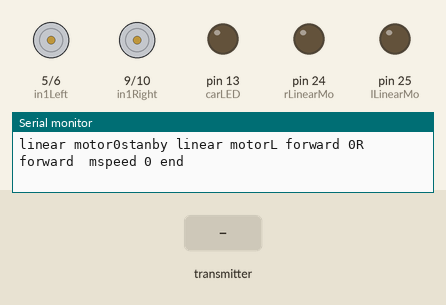
This sketch was run on a simulated Arduino Mega 2560, built with avr-gcc and run on an emulated ATmega2560. On the bench: motor-driver pin pairs drawn as motors (green arrow = first pin HIGH = forward, orange = second pin HIGH = backward, longer = more drive, scaled by the enable pin), output pins drawn as LEDs (lit = HIGH), the last lines printed to the serial monitor. The test bench sets the inputs (shaded band).

Above: at 1.4 s.
1.5 s: the transmitter starts sending readChannel.3 = 1000
At 2.7 s:
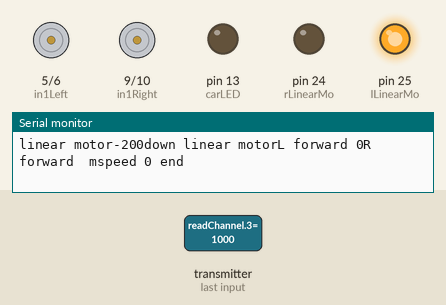
3.0 s: the transmitter starts sending readChannel.0 = 1000
At 4.3 s:
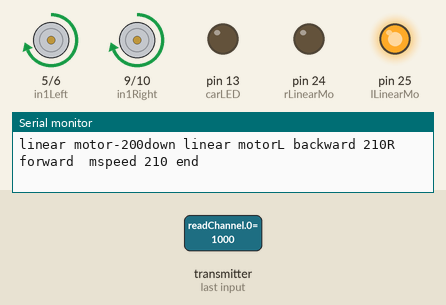
4.6 s: the transmitter starts sending readChannel.2 = 1000
At 5.8 s:
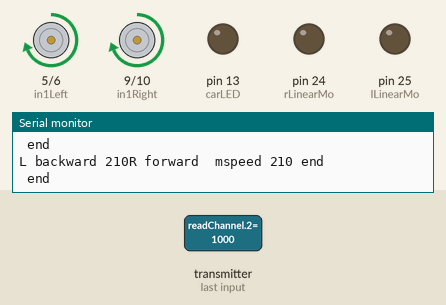
6.1 s: the transmitter starts sending readChannel.1 = 1000
At 6.8 s:
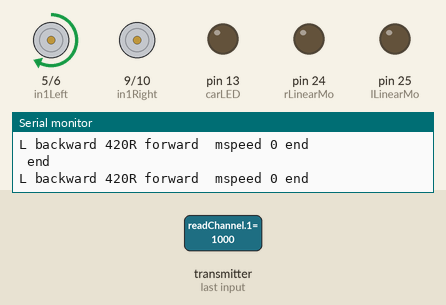
7.6 s: the transmitter starts sending readChannel.2 = 1500
At 8.5 s:
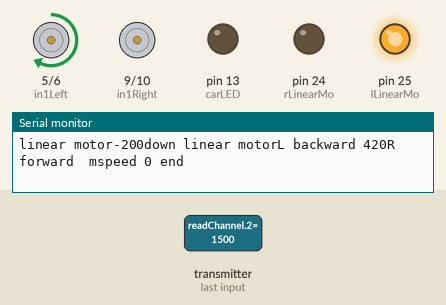
9.1 s: the transmitter starts sending readChannel.3 = 2000
At 9.9 s:
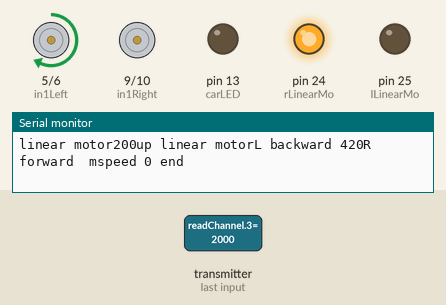
Timing chart, 0 to 11.6 s (numbered marks = the images above; inputs shaded):
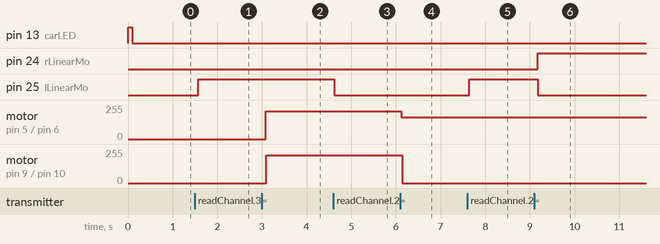

Measured:
- after the input at 1.5 s, pin 25 (lLinearMo): LOW → HIGH after 0.08 s
- after the input at 3.0 s, motor on pin 5 (in1Left) / pin 6 (in2Left): stopped → forward 210/255 after 0.08 s; motor on pin 9 (in1Right) / pin 10 (in2Right): stopped → forward 210/255 after 0.10 s
- after the input at 4.6 s, pin 25 (lLinearMo): HIGH → LOW at once
- after the input at 6.1 s, motor on pin 5 (in1Left) / pin 6 (in2Left): forward 210/255 → forward 164/255 at once; motor on pin 9 (in1Right) / pin 10 (in2Right): forward 210/255 → stopped at once
- after the input at 7.6 s, pin 25 (lLinearMo): LOW → HIGH at once
- after the input at 9.1 s, pin 24 (rLinearMo): LOW → HIGH after 0.08 s; pin 25 (lLinearMo): HIGH → LOW after 0.08 s

The sketch:

naka_t.ino
```cpp
// Include iBus Library
#include <IBusBM.h>

// Create iBus Object
IBusBM ibus;


// LED Connection
#define carLED 13

// Motor A Control Connections
#define pwmRight 8
#define in1Right 9
#define in2Right 10

// Motor B Control Connections
#define pwmLeft 4
#define in1Left 5
#define in2Left 6

#define rLinearMo 24
#define lLinearMo 25

// TB6612FNG Standby Pin
#define stby 6

#define INTERVAL_DIR_SPEED_CONTROL 50 //5วินาที
#define INTERVAL_MODE_CONTROL 5 //7วินาที
#define INTERVAL_MESSAGE3 11000 //11วินาที
#define INTERVAL_MESSAGE4 13000 //13วินาที

unsigned long time_dir_speed = 0;
unsigned long time_mode_control = 0;
unsigned long time_3 = 0;
unsigned long time_4 = 0;


// Channel Values

int rcLeft_Right = 0; // Left - Right
int rcFor_Rev = 0; // Forward - Reverse
int rcCH3 = 0; // Acceleration
int rcCH4 = 0;
int rcCH5 = 0; // Spin Control
bool rcCH6 = 0; // Mode Control

// Motor Speed Values - Start at zero
int MotorLeft = 0;
int MotorRight = 0;

// Motor Direction Values - 0 = backward, 1 = forward
int MotorDirA = 1;
int MotorDirB = 1;

int controllerMode = 0;


// Control Motor A
void mControlRightMoter(int mspeed) {
  /*
    if (dir > 100 ) {
      // Motor backward
      Serial.print("R STOP ");
      digitalWrite(in2Right, HIGH);
      digitalWrite(in1Right, HIGH);
      analogWrite(pwmRight, 255);
      return;
    }
    // Determine direction
    if (mspeed >= 0) {
      // Motor forward
      Serial.print("R forward ");
      digitalWrite(in2Right, LOW);
      digitalWrite(in1Right, HIGH);
    } else {
      // Motor backward
      Serial.print("R backward ");
      digitalWrite(in2Right, HIGH);
      digitalWrite(in1Right, LOW);
    }
    int speedcontrol =  abs(mspeed);
    if (speedcontrol < 20) {
      speedcontrol = 0;
    }
    // Control motor
    analogWrite(pwmRight, speedcontrol);
    Serial.print(" mspeed ");
    Serial.print(speedcontrol);
  */
  // Determine direction
  if (mspeed >= 0) {
    // Motor forward
    Serial.print("R forward ");
    digitalWrite(in2Right, LOW);
    digitalWrite(in1Right, HIGH);
  } else {
    // Motor backward
    Serial.print("R backward ");
    digitalWrite(in2Right, HIGH);
    digitalWrite(in1Right, LOW);
  }
  int speedcontrol =  abs(mspeed);
  if (speedcontrol < 20) {
    speedcontrol = 0;
  }
  // Control motor
  analogWrite(pwmRight, speedcontrol);
  Serial.print(" mspeed ");
  Serial.print(speedcontrol);
}

// Control Motor Left
void mControlLeftMotor(int mspeed) {
  /* if (dir < -100 ) {
     // Motor backward
     Serial.print("L Stop ");

     digitalWrite(in1Left, HIGH);
     digitalWrite(in2Left, HIGH);
     analogWrite(pwmRight, 255);
     return;
    }

    // Determine direction
    if (mspeed >= -50) {
     // Motor forward
     digitalWrite(in1Left, LOW);
     digitalWrite(in2Left, HIGH);
     Serial.print("L forward ");
     // Serial.print(rcCH2);
    } else {
     // Motor backward
     Serial.print("L backward ");
     digitalWrite(in1Left, HIGH);
     digitalWrite(in2Left, LOW);
    }

    int speedcontrol =  abs(mspeed);
    if (speedcontrol < 20) {
     speedcontrol = 0;
    }
    // Control motor
    analogWrite(pwmLeft, speedcontrol);
    Serial.print(speedcontrol);
  */
  // Determine direction
  if (mspeed >= 0) {
    // Motor forward
    digitalWrite(in1Left, LOW);
    digitalWrite(in2Left, HIGH);
    Serial.print("L forward ");
    // Serial.print(rcCH2);
  } else {
    // Motor backward
    Serial.print("L backward ");
    digitalWrite(in1Left, HIGH);
    digitalWrite(in2Left, LOW);
  }

  int speedcontrol =  abs(mspeed);
  if (speedcontrol < 20) {
    speedcontrol = 0;
  }
  // Control motor
  analogWrite(pwmLeft, speedcontrol);
  Serial.print(speedcontrol);

}


int getControllerMode(int chMode) {
  if (chMode < 70 && chMode > -70) {
    /// Contrcoller LinearMotor
    return 1;
  } else if (chMode < -70) {
    return 2;
  }

  return 0;
}


int readChannel(byte channelInput, int minLimit, int maxLimit, int defaultValue) {
  uint16_t ch = ibus.readChannel(channelInput);
  if (ch < 100) return defaultValue;
  return map(ch, 1000, 2000, minLimit, maxLimit);
}

// Read the channel and return a boolean value
bool readSwitch(byte channelInput, bool defaultValue) {
  int intDefaultValue = (defaultValue) ? 100 : 0;
  int ch = readChannel(channelInput, 0, 100, intDefaultValue);
  return (ch > 50);
}

int controllerMotorBrake(int chMode, int rlDirection) {
  if (chMode != 2) {
    return 0;
  }

  if (rlDirection < 20) {
    return 0;
  }

  Serial.print("controllerMotorBrake motor  speed ");
  digitalWrite(in2Right, HIGH);
  digitalWrite(in1Right, HIGH);
  digitalWrite(in1Left, HIGH);
  digitalWrite(in2Left, HIGH);
  analogWrite(pwmLeft, rlDirection);
  analogWrite(pwmRight, rlDirection);
  Serial.print(rlDirection);
  return 1;


}

void controllerLinerMotorMode(int chMode, int rlDirection) {
  // mode 1
  if (chMode != 1) {
    digitalWrite(rLinearMo, LOW);
    digitalWrite(lLinearMo, LOW);
    return;
  }

  Serial.print("linear motor");
  Serial.print(rlDirection);

  if (rlDirection < 100 && rlDirection > -100) {
    digitalWrite(rLinearMo, LOW);
    digitalWrite(lLinearMo, LOW);
    Serial.print("stanby linear motor");
    return;

  }

  if (rlDirection > 100) {
    digitalWrite(rLinearMo, HIGH);
    digitalWrite(lLinearMo, LOW);
    Serial.print("up linear motor");
    return;

  }
  if (rlDirection < -100) {
    digitalWrite(rLinearMo, LOW);
    digitalWrite(lLinearMo, HIGH);
    Serial.print("down linear motor");
    return;

  }


}


void setup()
{

  // Start serial monitor for debugging
  Serial.begin(9600);

  // Attach iBus object to serial port
  ibus.begin(Serial1);

  // Set all the motor control pins to outputs

  pinMode(pwmRight, OUTPUT);
  pinMode(pwmLeft, OUTPUT);
  pinMode(in1Right, OUTPUT);
  pinMode(in2Right, OUTPUT);
  pinMode(in1Left, OUTPUT);
  pinMode(in2Left, OUTPUT);
  pinMode(stby, OUTPUT);

  pinMode(rLinearMo, OUTPUT);
  pinMode(lLinearMo, OUTPUT);


  // Set LED pin as output
  pinMode(carLED, OUTPUT);

  // Keep motors on standby for two seconds & flash LED
  digitalWrite(stby, LOW);
  digitalWrite(carLED, HIGH);
  delay (100);
  digitalWrite(carLED, LOW);
  delay (100);
  digitalWrite(stby, HIGH);

}


void loop() {

  if (millis() - time_mode_control > INTERVAL_MODE_CONTROL) {
    time_mode_control = millis() ;
    rcCH3 = readChannel(2, -200, 200, 0);
    rcCH4 = readChannel(3, -200, 200, 0);


    int controlMode = getControllerMode(rcCH3);
    controllerLinerMotorMode(controlMode, rcCH4);
    int statusUpdate = controllerMotorBrake(controlMode, rcCH4);

    if (statusUpdate == 1)
    {
      return;
    }


  }

  if (millis() - time_dir_speed > INTERVAL_DIR_SPEED_CONTROL) {
    time_dir_speed = millis();
    rcLeft_Right = readChannel(0, -210, 210, 0);
    rcFor_Rev = readChannel(1, -210, 210, 0);
    MotorLeft = rcFor_Rev + rcLeft_Right ;
    MotorRight = rcFor_Rev - rcLeft_Right;
    mControlLeftMotor(MotorLeft);
    mControlRightMoter(MotorRight);

  }
  Serial.println(" end  ");
  // Get RC channel values  Read left right value


  //  rcCH6 = readSwitch(5, false);


}
```
